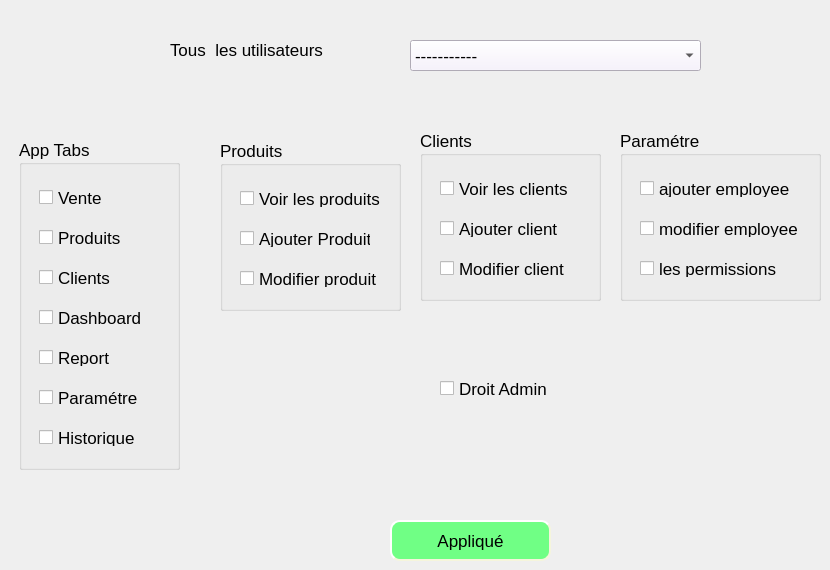
      <widget class="QWidget" name="tab_12">
       <attribute name="title">
        <string>Ajouter les permissions</string>
       </attribute>
       <widget class="QComboBox" name="comboBox">
        <property name="geometry">
         <rect>
          <x>410</x>
          <y>40</y>
          <width>291</width>
          <height>31</height>
         </rect>
        </property>
        <property name="font">
         <font>
          <pointsize>13</pointsize>
         </font>
        </property>
        <property name="styleSheet">
         <string notr="true">background-color: rgb(246, 239, 255);</string>
        </property>
        <item>
         <property name="text">
          <string>-----------</string>
         </property>
        </item>
       </widget>
       <widget class="QLabel" name="label">
        <property name="geometry">
         <rect>
          <x>170</x>
          <y>40</y>
          <width>161</width>
          <height>20</height>
         </rect>
        </property>
        <property name="font">
         <font>
          <pointsize>13</pointsize>
         </font>
        </property>
        <property name="text">
         <string>Tous  les utilisateurs</string>
        </property>
       </widget>
       <widget class="QPushButton" name="pushButton_36">
        <property name="geometry">
         <rect>
          <x>390</x>
          <y>520</y>
          <width>161</width>
          <height>41</height>
         </rect>
        </property>
        <property name="font">
         <font>
          <pointsize>13</pointsize>
         </font>
        </property>
        <property name="styleSheet">
         <string notr="true">QPushButton{
background-color: rgb(112, 255, 133);
border-style: outset;
border-width: 2px;
border-radius: 10px;
border-color: beige;
min-width: 10em;
padding: 6px;

}
QPushButton:hover:!pressed
{

	
	background-color: rgb(55, 217, 109);
}</string>
        </property>
        <property name="text">
         <string>Appliqué</string>
        </property>
       </widget>
       <widget class="QGroupBox" name="groupBox_4">
        <property name="geometry">
         <rect>
          <x>19</x>
          <y>139</y>
          <width>161</width>
          <height>331</height>
         </rect>
        </property>
        <property name="font">
         <font>
          <pointsize>13</pointsize>
         </font>
        </property>
        <property name="title">
         <string>App Tabs</string>
        </property>
        <widget class="QCheckBox" name="checkBox_2">
         <property name="geometry">
          <rect>
           <x>20</x>
           <y>50</y>
           <width>101</width>
           <height>17</height>
          </rect>
         </property>
         <property name="font">
          <font>
           <pointsize>13</pointsize>
          </font>
         </property>
         <property name="text">
          <string>Vente</string>
         </property>
        </widget>
        <widget class="QCheckBox" name="checkBox_4">
         <property name="geometry">
          <rect>
           <x>20</x>
           <y>130</y>
           <width>111</width>
           <height>17</height>
          </rect>
         </property>
         <property name="font">
          <font>
           <pointsize>13</pointsize>
          </font>
         </property>
         <property name="text">
          <string>Clients</string>
         </property>
        </widget>
        <widget class="QCheckBox" name="checkBox_6">
         <property name="geometry">
          <rect>
           <x>20</x>
           <y>210</y>
           <width>121</width>
           <height>17</height>
          </rect>
         </property>
         <property name="font">
          <font>
           <pointsize>13</pointsize>
          </font>
         </property>
         <property name="text">
          <string>Report</string>
         </property>
        </widget>
        <widget class="QCheckBox" name="checkBox_5">
         <property name="geometry">
          <rect>
           <x>20</x>
           <y>170</y>
           <width>141</width>
           <height>17</height>
          </rect>
         </property>
         <property name="font">
          <font>
           <pointsize>13</pointsize>
          </font>
         </property>
         <property name="text">
          <string>Dashboard</string>
         </property>
        </widget>
        <widget class="QCheckBox" name="checkBox_3">
         <property name="geometry">
          <rect>
           <x>20</x>
           <y>90</y>
           <width>111</width>
           <height>17</height>
          </rect>
         </property>
         <property name="font">
          <font>
           <pointsize>13</pointsize>
          </font>
         </property>
         <property name="text">
          <string>Produits</string>
         </property>
        </widget>
        <widget class="QCheckBox" name="checkBox_12">
         <property name="geometry">
          <rect>
           <x>20</x>
           <y>290</y>
           <width>111</width>
           <height>17</height>
          </rect>
         </property>
         <property name="font">
          <font>
           <pointsize>13</pointsize>
          </font>
         </property>
         <property name="text">
          <string>Historique</string>
         </property>
        </widget>
        <widget class="QCheckBox" name="checkBox_13">
         <property name="geometry">
          <rect>
           <x>20</x>
           <y>250</y>
           <width>111</width>
           <height>17</height>
          </rect>
         </property>
         <property name="font">
          <font>
           <pointsize>13</pointsize>
          </font>
         </property>
         <property name="text">
          <string>Paramétre</string>
         </property>
        </widget>
       </widget>
       <widget class="QGroupBox" name="groupBox_5">
        <property name="geometry">
         <rect>
          <x>220</x>
          <y>140</y>
          <width>181</width>
          <height>171</height>
         </rect>
        </property>
        <property name="font">
         <font>
          <pointsize>13</pointsize>
         </font>
        </property>
        <property name="title">
         <string>Produits</string>
        </property>
        <widget class="QCheckBox" name="checkBox_19">
         <property name="geometry">
          <rect>
           <x>20</x>
           <y>90</y>
           <width>131</width>
           <height>17</height>
          </rect>
         </property>
         <property name="font">
          <font>
           <pointsize>13</pointsize>
          </font>
         </property>
         <property name="text">
          <string>Ajouter Produit</string>
         </property>
        </widget>
        <widget class="QCheckBox" name="checkBox_20">
         <property name="geometry">
          <rect>
           <x>20</x>
           <y>50</y>
           <width>141</width>
           <height>17</height>
          </rect>
         </property>
         <property name="font">
          <font>
           <pointsize>13</pointsize>
          </font>
         </property>
         <property name="text">
          <string>Voir les produits</string>
         </property>
        </widget>
        <widget class="QCheckBox" name="checkBox_23">
         <property name="geometry">
          <rect>
           <x>20</x>
           <y>130</y>
           <width>141</width>
           <height>17</height>
          </rect>
         </property>
         <property name="font">
          <font>
           <pointsize>13</pointsize>
          </font>
         </property>
         <property name="text">
          <string>Modifier produit</string>
         </property>
        </widget>
       </widget>
       <widget class="QGroupBox" name="groupBox_6">
        <property name="geometry">
         <rect>
          <x>420</x>
          <y>130</y>
          <width>181</width>
          <height>171</height>
         </rect>
        </property>
        <property name="font">
         <font>
          <pointsize>13</pointsize>
         </font>
        </property>
        <property name="title">
         <string>Clients</string>
        </property>
        <widget class="QCheckBox" name="checkBox_21">
         <property name="geometry">
          <rect>
           <x>20</x>
           <y>90</y>
           <width>131</width>
           <height>17</height>
          </rect>
         </property>
         <property name="font">
          <font>
           <pointsize>13</pointsize>
          </font>
         </property>
         <property name="text">
          <string>Ajouter client</string>
         </property>
        </widget>
        <widget class="QCheckBox" name="checkBox_22">
         <property name="geometry">
          <rect>
           <x>20</x>
           <y>50</y>
           <width>141</width>
           <height>17</height>
          </rect>
         </property>
         <property name="font">
          <font>
           <pointsize>13</pointsize>
          </font>
         </property>
         <property name="text">
          <string>Voir les clients</string>
         </property>
        </widget>
        <widget class="QCheckBox" name="checkBox_24">
         <property name="geometry">
          <rect>
           <x>20</x>
           <y>130</y>
           <width>141</width>
           <height>17</height>
          </rect>
         </property>
         <property name="font">
          <font>
           <pointsize>13</pointsize>
          </font>
         </property>
         <property name="text">
          <string>Modifier client</string>
         </property>
        </widget>
       </widget>
       <widget class="QGroupBox" name="groupBox_7">
        <property name="geometry">
         <rect>
          <x>620</x>
          <y>130</y>
          <width>201</width>
          <height>171</height>
         </rect>
        </property>
        <property name="font">
         <font>
          <pointsize>13</pointsize>
         </font>
        </property>
        <property name="title">
         <string>Paramétre</string>
        </property>
        <widget class="QCheckBox" name="checkBox_25">
         <property name="geometry">
          <rect>
           <x>20</x>
           <y>90</y>
           <width>161</width>
           <height>17</height>
          </rect>
         </property>
         <property name="font">
          <font>
           <pointsize>13</pointsize>
          </font>
         </property>
         <property name="text">
          <string>modifier employee</string>
         </property>
        </widget>
        <widget class="QCheckBox" name="checkBox_26">
         <property name="geometry">
          <rect>
           <x>20</x>
           <y>50</y>
           <width>151</width>
           <height>17</height>
          </rect>
         </property>
         <property name="font">
          <font>
           <pointsize>13</pointsize>
          </font>
         </property>
         <property name="text">
          <string>ajouter employee</string>
         </property>
        </widget>
        <widget class="QCheckBox" name="checkBox_27">
         <property name="geometry">
          <rect>
           <x>20</x>
           <y>130</y>
           <width>141</width>
           <height>17</height>
          </rect>
         </property>
         <property name="font">
          <font>
           <pointsize>13</pointsize>
          </font>
         </property>
         <property name="text">
          <string>les permissions</string>
         </property>
        </widget>
       </widget>
       <widget class="QCheckBox" name="checkBox_28">
        <property name="geometry">
         <rect>
          <x>440</x>
          <y>380</y>
          <width>141</width>
          <height>17</height>
         </rect>
        </property>
        <property name="font">
         <font>
          <pointsize>13</pointsize>
         </font>
        </property>
        <property name="text">
         <string>Droit Admin</string>
        </property>
       </widget>
      </widget>
